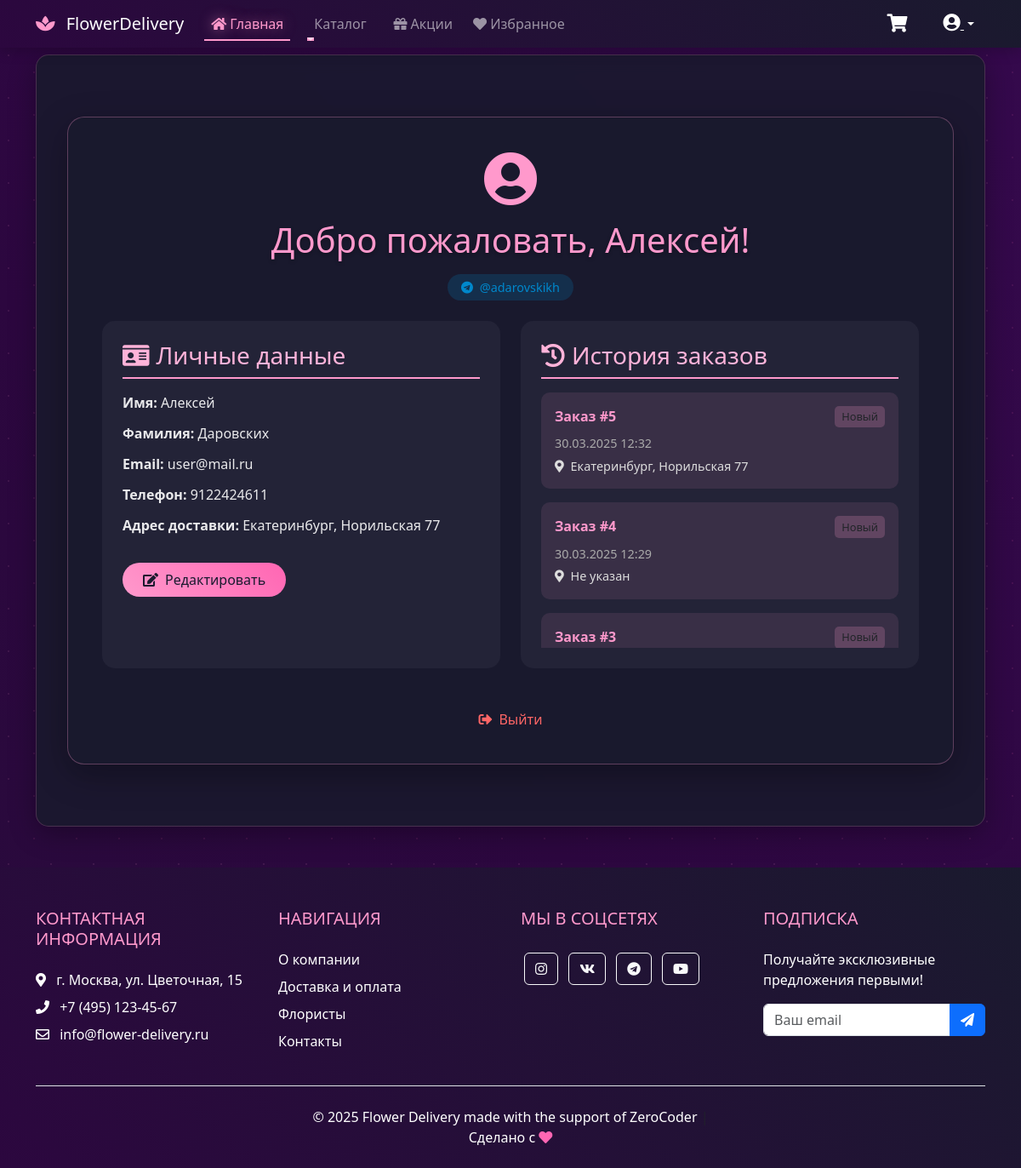
The app's page /profile/ (signed in), older data.
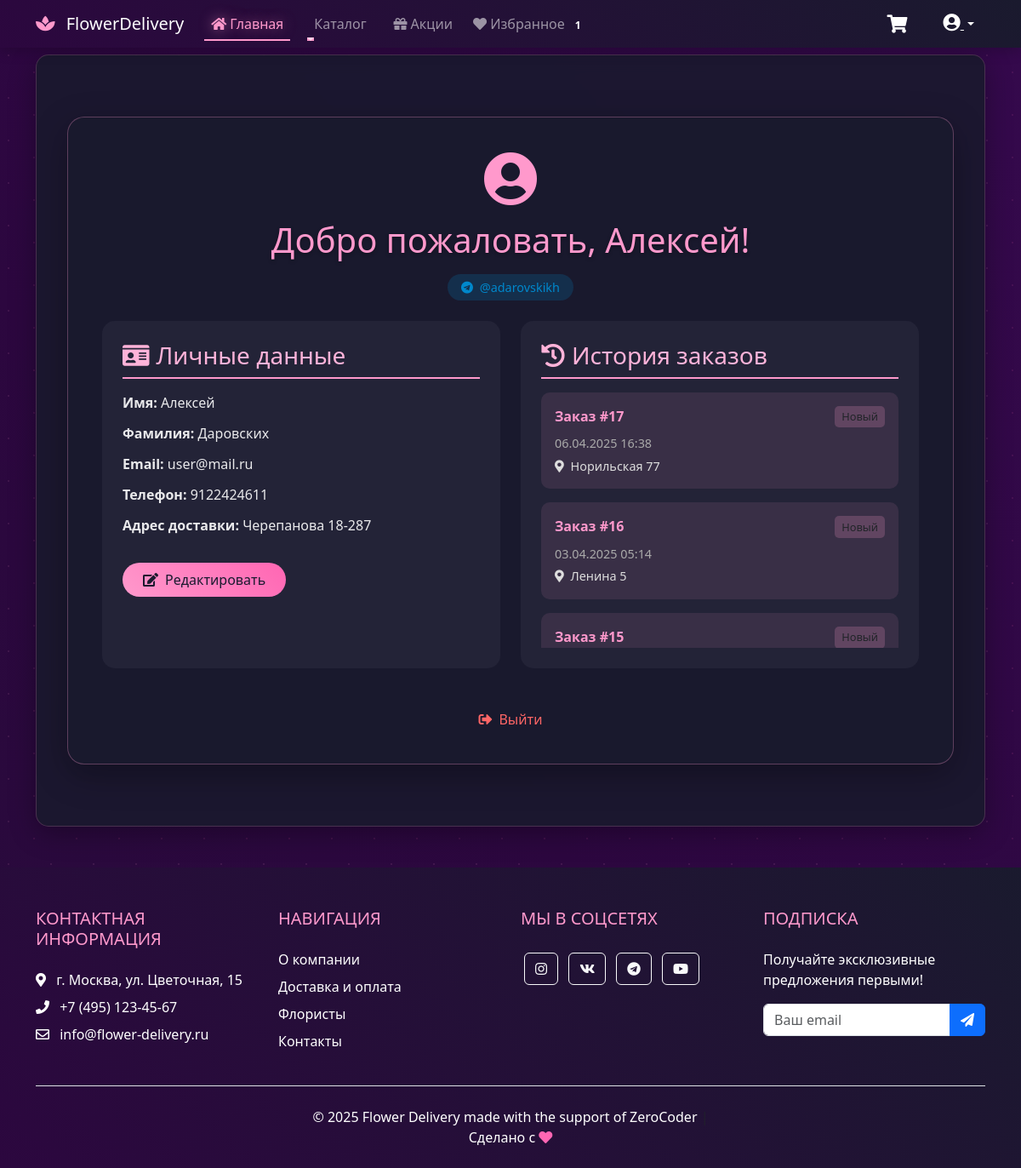
The same page, newer data.
### flower_app/models.py (models this page shows, shortened)
class CustomUser(AbstractUser):
    phone = models.CharField(max_length=20, blank=True, null=True)
    telegram_id = models.CharField(max_length=100, blank=True, null=True, unique=True)
    telegram_username = models.CharField(max_length=100, blank=True)
    delivery_address = models.TextField(blank=True, null=True)
    first_name = models.CharField(max_length=100, blank=True)
    class Meta:
        verbose_name = 'Пользователь'
        verbose_name_plural = 'Пользователи'

class Order(models.Model):
    STATUS_CHOICES = [
        ('new', 'Новый'),
        ('processing', 'В обработке'),
        ('delivered', 'Доставлен'),
        ('cancelled', 'Отменен'),
    ]
    user = models.ForeignKey(settings.AUTH_USER_MODEL, on_delete=models.SET_NULL, null=True, related_name='orders')
    customer_name = models.CharField(max_length=100)
    address = models.TextField()
    phone = models.CharField(max_length=20)
    products = models.ManyToManyField('Product')  # Assuming Product is defined elsewhere
    status = models.CharField(max_length=20, choices=STATUS_CHOICES, default='new')
    created_at = models.DateTimeField(auto_now_add=True)
    total_price = models.DecimalField(max_digits=10, decimal_places=2)
    payment_id = models.CharField(max_length=100, blank=True)
    is_paid = models.BooleanField(default=False)
    delivery_address = models.TextField(default='Не указан')
    delivery_date = models.DateField(null=True, blank=True)
    delivery_time = models.TimeField(null=True, blank=True)
    class Meta:
        ordering = ['-created_at']
        verbose_name = 'Заказ'
        verbose_name_plural = 'Заказы'

### flower_app/views.py (the view)
# urls.py: path('profile/', profile_view, name='profile'),
@login_required(login_url='account_login')
def profile_view(request):
     orders = Order.objects.filter(user=request.user).order_by('-created_at')[:5]
     return render(request, 'flower_app/profile.html', {'orders': orders})

### flower_app/context_processors.py (called while the page is built)
def favorites(request):
    if request.user.is_authenticated:
        return {
            'user_favorites': Favorite.objects.filter(user=request.user).values_list('product_id', flat=True)
        }
    return {}

### flower_app/templates/flower_app/profile.html (shortened to what this page needs)
{% extends "flower_app/base.html" %}
{% load static %}
{% block content %}
<div class="container py-5">
    <div class="profile-card">
        <div class="profile-header text-center mb-4">
            <i class="fas fa-user-circle fa-4x mb-3" style="color: #ff99cc;"></i>
            <h1 class="profile-title">Добро пожаловать, {{ user.first_name }}!</h1>
            {% if user.telegram_username %}
            <div class="telegram-badge mt-2">
                <i class="fab fa-telegram me-1"></i>
                @{{ user.telegram_username }}
            </div>
            {% endif %}
        </div>
        <div class="profile-info">
            <div class="row g-4">
                <div class="col-md-6">
                    <div class="info-block">
                        <h3 class="info-title">
                            <i class="fas fa-id-card me-2"></i>Личные данные
                        </h3>
                        <ul class="info-list">
                            <li><strong>Имя:</strong> {{ user.first_name }}</li>
                            <li><strong>Фамилия:</strong> {{ user.last_name }}</li>
                            <li><strong>Email:</strong> {{ user.email }}</li>
                            <li><strong>Телефон:</strong> {{ user.phone|default:"не указан" }}</li>
                            <li><strong>Адрес доставки:</strong>
                                {% if user.delivery_address %}
                                    {{ user.delivery_address }}
                                {% else %}
                                    не указан
                                {% endif %}
                            </li>
                        </ul>
                        <a href="{% url 'flower_app:account_edit' %}" class="btn-profile-edit">
                            <i class="fas fa-edit me-2"></i>Редактировать
                        </a>
                    </div>
                </div>
                <div class="col-md-6">
                    <div class="info-block">
                        <h3 class="info-title">
                            <i class="fas fa-history me-2"></i>История заказов
                        </h3>
                        {% if orders %}
                        <div class="orders-list">
                            {% for order in orders %}
                            <div class="order-item">
                                <div class="order-header">
                                    <span class="order-id">Заказ #{{ order.id }}</span>
                                    <span class="order-status">{{ order.get_status_display }}</span>
                                </div>
                                <div class="order-body">
                                    <div class="order-date">{{ order.created_at|date:"d.m.Y H:i" }}</div>
                                    <div class="order-address">
                                        <i class="fas fa-map-marker-alt me-1"></i>
                                        {{ order.delivery_address }}
                                    </div>
                                </div>
                            </div>
                            {% endfor %}
                        </div>
                        {% else %}
                        <p class="text-muted">У вас пока нет заказов</p>
                        {% endif %}
                    </div>
                </div>
            </div>
        </div>
        <div class="profile-actions text-center mt-5">
            <a href="{% url 'account_logout' %}" class="btn-logout">
                <i class="fas fa-sign-out-alt me-2"></i>Выйти
            </a>
        </div>
    </div>
</div>
{% endblock %}

Row changes from the older to the newer data that the page shows:
no longer on this page (row edited): Order: id "5", status "Новый", created_at "30.03.2025 12:32", delivery_address "Екатеринбург, Норильская 77"
no longer on this page (row edited): Order: id "4", status "Новый", created_at "30.03.2025 12:29", delivery_address "Не указан"
no longer on this page (row edited): Order: id "3", status "Новый"
changed CustomUser "Алексей": delivery_address "Екатеринбург, Норильская 77" → "Черепанова 18-287"
added Order: id "17", status "Новый", created_at "06.04.2025 16:38", delivery_address "Норильская 77"
added Order: id "16", status "Новый", created_at "03.04.2025 05:14", delivery_address "Ленина 5"
added Order: id "15", status "Новый"
Text that changed along with them:
{{ user_favorites|length }}: (not shown) → "1"
